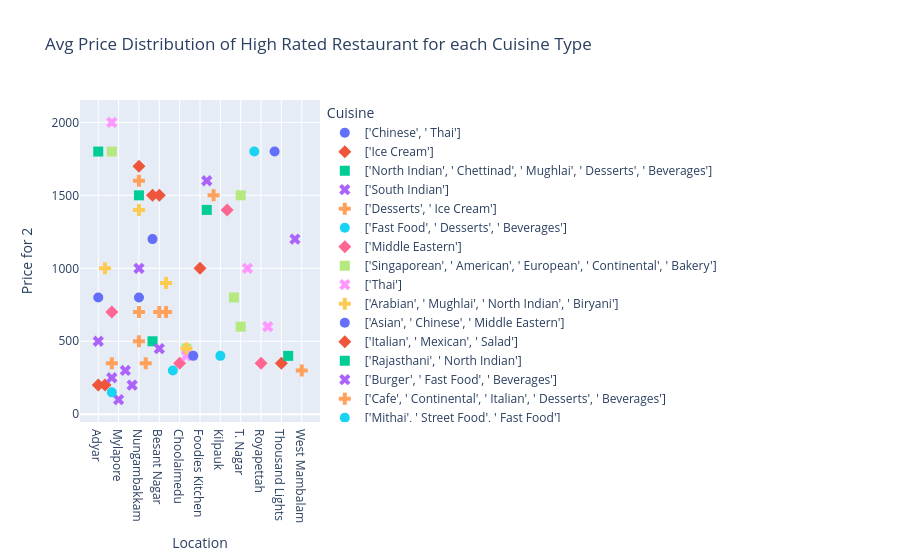

The notebook cell this image was saved under:
### Code cell
fig = px.scatter(
    highest_rated_price_df,
    x="Location",
    y="Price for 2",
    color="Cuisine",
    symbol="Cuisine",
    title='Avg Price Distribution of High Rated Restaurant for each Cuisine Type'
).update_traces(marker_size=10)

fig.show()

### Figure 1 — Plotly figure (JSON) as saved in the notebook; plotly's stock layout.template omitted (floating-point values rounded to 4 significant figures)
{"data": [{"hovertemplate": "Cuisine=['Chinese', ' Thai']<br>Location=%{x}<br>Price for 2=%{y}<extra></extra>", "legendgroup": "['Chinese', ' Thai']", "marker": {"color": "#636efa", "size": 10, "symbol": "circle"}, "mode": "markers", "name": "['Chinese', ' Thai']", "orientation": "v", "showlegend": true, "type": "scatter", "x": ["Adyar"], "xaxis": "x", "y": [800], "yaxis": "y"}, {"hovertemplate": "Cuisine=['Ice Cream']<br>Location=%{x}<br>Price for 2=%{y}<extra></extra>", "legendgroup": "['Ice Cream']", "marker": {"color": "#EF553B", "size": 10, "symbol": "diamond"}, "mode": "markers", "name": "['Ice Cream']", "orientation": "v", "showlegend": true, "type": "scatter", "x": ["Adyar", "Anna Nagar East"], "xaxis": "x", "y": [200, 200], "yaxis": "y"}, {"hovertemplate": "Cuisine=['North Indian', ' Chettinad', ' Mughlai', ' Desserts', ' Beverages']<br>Location=%{x}<br>Price for 2=%{y}<extra></extra>", "legendgroup": "['North Indian', ' Chettinad', ' Mughlai', ' Desserts', ' Beverages']", "marker": {"color": "#00cc96", "size": 10, "symbol": "square"}, "mode": "markers", "name": "['North Indian', ' Chettinad', ' Mughlai', ' Desserts', ' Beverages']", "orientation": "v", "showlegend": true, "type": "scatter", "x": ["Adyar"], "xaxis": "x", "y": [1800], "yaxis": "y"}, {"hovertemplate": "Cuisine=['South Indian']<br>Location=%{x}<br>Price for 2=%{y}<extra></extra>", "legendgroup": "['South Indian']", "marker": {"color": "#ab63fa", "size": 10, "symbol": "x"}, "mode": "markers", "name": "['South Indian']", "orientation": "v", "showlegend": true, "type": "scatter", "x": ["Adyar", "Alwarpet", "Mylapore", "Sathyam Cinemas Complex, Royapettah", "Velachery"], "xaxis": "x", "y": [500, 250, 100, 300, 200], "yaxis": "y"}, {"hovertemplate": "Cuisine=['Desserts', ' Ice Cream']<br>Location=%{x}<br>Price for 2=%{y}<extra></extra>", "legendgroup": "['Desserts', ' Ice Cream']", "marker": {"color": "#FFA15A", "size": 10, "symbol": "cross"}, "mode": "markers", "name": "['Desserts', ' Ice Cream']", "orientation": "v", "showlegend": true, "type": "scatter", "x": ["Alwarpet", "Nungambakkam", "Thuraipakkam"], "xaxis": "x", "y": [350, 500, 350], "yaxis": "y"}, {"hovertemplate": "Cuisine=['Fast Food', ' Desserts', ' Beverages']<br>Location=%{x}<br>Price for 2=%{y}<extra></extra>", "legendgroup": "['Fast Food', ' Desserts', ' Beverages']", "marker": {"color": "#19d3f3", "size": 10, "symbol": "circle"}, "mode": "markers", "name": "['Fast Food', ' Desserts', ' Beverages']", "orientation": "v", "showlegend": true, "type": "scatter", "x": ["Alwarpet"], "xaxis": "x", "y": [150], "yaxis": "y"}, {"hovertemplate": "Cuisine=['Middle Eastern']<br>Location=%{x}<br>Price for 2=%{y}<extra></extra>", "legendgroup": "['Middle Eastern']", "marker": {"color": "#FF6692", "size": 10, "symbol": "diamond"}, "mode": "markers", "name": "['Middle Eastern']", "orientation": "v", "showlegend": true, "type": "scatter", "x": ["Alwarpet"], "xaxis": "x", "y": [700], "yaxis": "y"}, {"hovertemplate": "Cuisine=['Singaporean', ' American', ' European', ' Continental', ' Bakery']<br>Location=%{x}<br>Price for 2=%{y}<extra></extra>", "legendgroup": "['Singaporean', ' American', ' European', ' Continental', ' Bakery']", "marker": {"color": "#B6E880", "size": 10, "symbol": "square"}, "mode": "markers", "name": "['Singaporean', ' American', ' European', ' Continental', ' Bakery']", "orientation": "v", "showlegend": true, "type": "scatter", "x": ["Alwarpet"], "xaxis": "x", "y": [1800], "yaxis": "y"}, {"hovertemplate": "Cuisine=['Thai']<br>Location=%{x}<br>Price for 2=%{y}<extra></extra>", "legendgroup": "['Thai']", "marker": {"color": "#FF97FF", "size": 10, "symbol": "x"}, "mode": "markers", "name": "['Thai']", "orientation": "v", "showlegend": true, "type": "scatter", "x": ["Alwarpet"], "xaxis": "x", "y": [2000], "yaxis": "y"}, {"hovertemplate": "Cuisine=['Arabian', ' Mughlai', ' North Indian', ' Biryani']<br>Location=%{x}<br>Price for 2=%{y}<extra></extra>", "legendgroup": "['Arabian', ' Mughlai', ' North Indian', ' Biryani']", "marker": {"color": "#FECB52", "size": 10, "symbol": "cross"}, "mode": "markers", "name": "['Arabian', ' Mughlai', ' North Indian', ' Biryani']", "orientation": "v", "showlegend": true, "type": "scatter", "x": ["Anna Nagar East"], "xaxis": "x", "y": [1000], "yaxis": "y"}, {"hovertemplate": "Cuisine=['Asian', ' Chinese', ' Middle Eastern']<br>Location=%{x}<br>Price for 2=%{y}<extra></extra>", "legendgroup": "['Asian', ' Chinese', ' Middle Eastern']", "marker": {"color": "#636efa", "size": 10, "symbol": "circle"}, "mode": "markers", "name": "['Asian', ' Chinese', ' Middle Eastern']", "orientation": "v", "showlegend": true, "type": "scatter", "x": ["Anna Nagar West"], "xaxis": "x", "y": [1200], "yaxis": "y"}, {"hovertemplate": "Cuisine=['Italian', ' Mexican', ' Salad']<br>Location=%{x}<br>Price for 2=%{y}<extra></extra>", "legendgroup": "['Italian', ' Mexican', ' Salad']", "marker": {"color": "#EF553B", "size": 10, "symbol": "diamond"}, "mode": "markers", "name": "['Italian', ' Mexican', ' Salad']", "orientation": "v", "showlegend": true, "type": "scatter", "x": ["Anna Nagar West", "Besant Nagar"], "xaxis": "x", "y": [1500, 1500], "yaxis": "y"}, {"hovertemplate": "Cuisine=['Rajasthani', ' North Indian']<br>Location=%{x}<br>Price for 2=%{y}<extra></extra>", "legendgroup": "['Rajasthani', ' North Indian']", "marker": {"color": "#00cc96", "size": 10, "symbol": "square"}, "mode": "markers", "name": "['Rajasthani', ' North Indian']", "orientation": "v", "showlegend": true, "type": "scatter", "x": ["Anna Nagar West"], "xaxis": "x", "y": [500], "yaxis": "y"}, {"hovertemplate": "Cuisine=['Burger', ' Fast Food', ' Beverages']<br>Location=%{x}<br>Price for 2=%{y}<extra></extra>", "legendgroup": "['Burger', ' Fast Food', ' Beverages']", "marker": {"color": "#ab63fa", "size": 10, "symbol": "x"}, "mode": "markers", "name": "['Burger', ' Fast Food', ' Beverages']", "orientation": "v", "showlegend": true, "type": "scatter", "x": ["Besant Nagar"], "xaxis": "x", "y": [450], "yaxis": "y"}, {"hovertemplate": "Cuisine=['Cafe', ' Continental', ' Italian', ' Desserts', ' Beverages']<br>Location=%{x}<br>Price for 2=%{y}<extra></extra>", "legendgroup": "['Cafe', ' Continental', ' Italian', ' Desserts', ' Beverages']", "marker": {"color": "#FFA15A", "size": 10, "symbol": "cross"}, "mode": "markers", "name": "['Cafe', ' Continental', ' Italian', ' Desserts', ' Beverages']", "orientation": "v", "showlegend": true, "type": "scatter", "x": ["Besant Nagar", "Nungambakkam", "Teynampet"], "xaxis": "x", "y": [700, 700, 700], "yaxis": "y"}, {"hovertemplate": "Cuisine=['Mithai', ' Street Food', ' Fast Food']<br>Location=%{x}<br>Price for 2=%{y}<extra></extra>", "legendgroup": "['Mithai', ' Street Food', ' Fast Food']", "marker": {"color": "#19d3f3", "size": 10, "symbol": "circle"}, "mode": "markers", "name": "['Mithai', ' Street Food', ' Fast Food']", "orientation": "v", "showlegend": true, "type": "scatter", "x": ["Chetpet"], "xaxis": "x", "y": [300], "yaxis": "y"}, {"hovertemplate": "Cuisine=['Momos', ' Chinese']<br>Location=%{x}<br>Price for 2=%{y}<extra></extra>", "legendgroup": "['Momos', ' Chinese']", "marker": {"color": "#FF6692", "size": 10, "symbol": "diamond"}, "mode": "markers", "name": "['Momos', ' Chinese']", "orientation": "v", "showlegend": true, "type": "scatter", "x": ["Choolaimedu"], "xaxis": "x", "y": [350], "yaxis": "y"}, {"hovertemplate": "Cuisine=['Chinese', ' Konkan', ' Momos']<br>Location=%{x}<br>Price for 2=%{y}<extra></extra>", "legendgroup": "['Chinese', ' Konkan', ' Momos']", "marker": {"color": "#B6E880", "size": 10, "symbol": "square"}, "mode": "markers", "name": "['Chinese', ' Konkan', ' Momos']", "orientation": "v", "showlegend": true, "type": "scatter", "x": ["Egmore"], "xaxis": "x", "y": [450], "yaxis": "y"}, {"hovertemplate": "Cuisine=['Ice Cream', ' Desserts']<br>Location=%{x}<br>Price for 2=%{y}<extra></extra>", "legendgroup": "['Ice Cream', ' Desserts']", "marker": {"color": "#FF97FF", "size": 10, "symbol": "x"}, "mode": "markers", "name": "['Ice Cream', ' Desserts']", "orientation": "v", "showlegend": true, "type": "scatter", "x": ["Egmore"], "xaxis": "x", "y": [400], "yaxis": "y"}, {"hovertemplate": "Cuisine=['Kebab', ' Rolls', ' Mughlai']<br>Location=%{x}<br>Price for 2=%{y}<extra></extra>", "legendgroup": "['Kebab', ' Rolls', ' Mughlai']", "marker": {"color": "#FECB52", "size": 10, "symbol": "cross"}, "mode": "markers", "name": "['Kebab', ' Rolls', ' Mughlai']", "orientation": "v", "showlegend": true, "type": "scatter", "x": ["Egmore"], "xaxis": "x", "y": [450], "yaxis": "y"}, {"hovertemplate": "Cuisine=['Desserts', ' Beverages']<br>Location=%{x}<br>Price for 2=%{y}<extra></extra>", "legendgroup": "['Desserts', ' Beverages']", "marker": {"color": "#636efa", "size": 10, "symbol": "circle"}, "mode": "markers", "name": "['Desserts', ' Beverages']", "orientation": "v", "showlegend": true, "type": "scatter", "x": ["Express Avenue Mall,Royapettah"], "xaxis": "x", "y": [400], "yaxis": "y"}, {"hovertemplate": "Cuisine=['Thai', ' Asian']<br>Location=%{x}<br>Price for 2=%{y}<extra></extra>", "legendgroup": "['Thai', ' Asian']", "marker": {"color": "#EF553B", "size": 10, "symbol": "diamond"}, "mode": "markers", "name": "['Thai', ' Asian']", "orientation": "v", "showlegend": true, "type": "scatter", "x": ["Foodies Kitchen"], "xaxis": "x", "y": [1000], "yaxis": "y"}, {"hovertemplate": "Cuisine=['Asian', ' Chinese', ' Beverages']<br>Location=%{x}<br>Price for 2=%{y}<extra></extra>", "legendgroup": "['Asian', ' Chinese', ' Beverages']", "marker": {"color": "#00cc96", "size": 10, "symbol": "square"}, "mode": "markers", "name": "['Asian', ' Chinese', ' Beverages']", "orientation": "v", "showlegend": true, "type": "scatter", "x": ["Gopalapuram"], "xaxis": "x", "y": [1400], "yaxis": "y"}, {"hovertemplate": "Cuisine=['Finger Food', ' Seafood', ' Italian', ' Continental']<br>Location=%{x}<br>Price for 2=%{y}<extra></extra>", "legendgroup": "['Finger Food', ' Seafood', ' Italian', ' Continental']", "marker": {"color": "#ab63fa", "size": 10, "symbol": "x"}, "mode": "markers", "name": "['Finger Food', ' Seafood', ' Italian', ' Continental']", "orientation": "v", "showlegend": true, "type": "scatter", "x": ["Gopalapuram"], "xaxis": "x", "y": [1600], "yaxis": "y"}, {"hovertemplate": "Cuisine=['Italian', ' Continental', ' Burger', ' Sandwich', ' Wraps', ' Kerala', ' North Indian', ' South Indian']<br>Location=%{x}<br>Price for 2=%{y}<extra></extra>", "legendgroup": "['Italian', ' Continental', ' Burger', ' Sandwich', ' Wraps', ' Kerala', ' North Indian', ' South Indian']", "marker": {"color": "#FFA15A", "size": 10, "symbol": "cross"}, "mode": "markers", "name": "['Italian', ' Continental', ' Burger', ' Sandwich', ' Wraps', ' Kerala', ' North Indian', ' South Indian']", "orientation": "v", "showlegend": true, "type": "scatter", "x": ["Kanathur"], "xaxis": "x", "y": [1500], "yaxis": "y"}, {"hovertemplate": "Cuisine=['Fast Food']<br>Location=%{x}<br>Price for 2=%{y}<extra></extra>", "legendgroup": "['Fast Food']", "marker": {"color": "#19d3f3", "size": 10, "symbol": "circle"}, "mode": "markers", "name": "['Fast Food']", "orientation": "v", "showlegend": true, "type": "scatter", "x": ["Kilpauk"], "xaxis": "x", "y": [400], "yaxis": "y"}, {"hovertemplate": "Cuisine=['Burmese', ' Thai', ' Vietnamese', ' Indonesian', ' Singaporean', ' Japanese', ' Malaysian']<br>Location=%{x}<br>Price for 2=%{y}<extra></extra>", "legendgroup": "['Burmese', ' Thai', ' Vietnamese', ' Indonesian', ' Singaporean', ' Japanese', ' Malaysian']", "marker": {"color": "#FF6692", "size": 10, "symbol": "diamond"}, "mode": "markers", "name": "['Burmese', ' Thai', ' Vietnamese', ' Indonesian', ' Singaporean', ' Japanese', ' Malaysian']", "orientation": "v", "showlegend": true, "type": "scatter", "x": ["Kotturpuram"], "xaxis": "x", "y": [1400], "yaxis": "y"}, {"hovertemplate": "Cuisine=['North Indian']<br>Location=%{x}<br>Price for 2=%{y}<extra></extra>", "legendgroup": "['North Indian']", "marker": {"color": "#B6E880", "size": 10, "symbol": "square"}, "mode": "markers", "name": "['North Indian']", "orientation": "v", "showlegend": true, "type": "scatter", "x": ["Mayajaal Multiplex, Kanathur", "T. Nagar"], "xaxis": "x", "y": [800, 600], "yaxis": "y"}, {"hovertemplate": "Cuisine=['North Indian', ' Chinese', ' Arabian', ' BBQ', ' Biryani', ' Beverages']<br>Location=%{x}<br>Price for 2=%{y}<extra></extra>", "legendgroup": "['North Indian', ' Chinese', ' Arabian', ' BBQ', ' Biryani', ' Beverages']", "marker": {"color": "#FF97FF", "size": 10, "symbol": "x"}, "mode": "markers", "name": "['North Indian', ' Chinese', ' Arabian', ' BBQ', ' Biryani', ' Beverages']", "orientation": "v", "showlegend": true, "type": "scatter", "x": ["Medavakkam"], "xaxis": "x", "y": [1000], "yaxis": "y"}, {"hovertemplate": "Cuisine=['Cafe', ' Continental', ' Italian', ' Desserts']<br>Location=%{x}<br>Price for 2=%{y}<extra></extra>", "legendgroup": "['Cafe', ' Continental', ' Italian', ' Desserts']", "marker": {"color": "#FECB52", "size": 10, "symbol": "cross"}, "mode": "markers", "name": "['Cafe', ' Continental', ' Italian', ' Desserts']", "orientation": "v", "showlegend": true, "type": "scatter", "x": ["Nungambakkam"], "xaxis": "x", "y": [1400], "yaxis": "y"}, {"hovertemplate": "Cuisine=['Ice Cream', ' Desserts', ' Beverages']<br>Location=%{x}<br>Price for 2=%{y}<extra></extra>", "legendgroup": "['Ice Cream', ' Desserts', ' Beverages']", "marker": {"color": "#636efa", "size": 10, "symbol": "circle"}, "mode": "markers", "name": "['Ice Cream', ' Desserts', ' Beverages']", "orientation": "v", "showlegend": true, "type": "scatter", "x": ["Nungambakkam"], "xaxis": "x", "y": [800], "yaxis": "y"}, {"hovertemplate": "Cuisine=['North Indian', ' Desserts', ' Beverages']<br>Location=%{x}<br>Price for 2=%{y}<extra></extra>", "legendgroup": "['North Indian', ' Desserts', ' Beverages']", "marker": {"color": "#EF553B", "size": 10, "symbol": "diamond"}, "mode": "markers", "name": "['North Indian', ' Desserts', ' Beverages']", "orientation": "v", "showlegend": true, "type": "scatter", "x": ["Nungambakkam"], "xaxis": "x", "y": [1700], "yaxis": "y"}, {"hovertemplate": "Cuisine=['North Indian', ' Maharashtrian', ' Modern Indian', ' Beverages']<br>Location=%{x}<br>Price for 2=%{y}<extra></extra>", "legendgroup": "['North Indian', ' Maharashtrian', ' Modern Indian', ' Beverages']", "marker": {"color": "#00cc96", "size": 10, "symbol": "square"}, "mode": "markers", "name": "['North Indian', ' Maharashtrian', ' Modern Indian', ' Beverages']", "orientation": "v", "showlegend": true, "type": "scatter", "x": ["Nungambakkam"], "xaxis": "x", "y": [1500], "yaxis": "y"}, {"hovertemplate": "Cuisine=['North Indian', ' South Indian', ' Chinese', ' Asian', ' Fast Food', ' Desserts', ' Beverages']<br>Location=%{x}<br>Price for 2=%{y}<extra></extra>", "legendgroup": "['North Indian', ' South Indian', ' Chinese', ' Asian', ' Fast Food', ' Desserts', ' Beverages']", "marker": {"color": "#ab63fa", "size": 10, "symbol": "x"}, "mode": "markers", "name": "['North Indian', ' South Indian', ' Chinese', ' Asian', ' Fast Food', ' Desserts', ' Beverages']", "orientation": "v", "showlegend": true, "type": "scatter", "x": ["Nungambakkam"], "xaxis": "x", "y": [1000], "yaxis": "y"}, {"hovertemplate": "Cuisine=['Seafood', ' North Indian', ' Chinese']<br>Location=%{x}<br>Price for 2=%{y}<extra></extra>", "legendgroup": "['Seafood', ' North Indian', ' Chinese']", "marker": {"color": "#FFA15A", "size": 10, "symbol": "cross"}, "mode": "markers", "name": "['Seafood', ' North Indian', ' Chinese']", "orientation": "v", "showlegend": true, "type": "scatter", "x": ["Nungambakkam"], "xaxis": "x", "y": [1600], "yaxis": "y"}, {"hovertemplate": "Cuisine=['Chinese', ' Asian', ' Sushi', ' Japanese', ' Thai']<br>Location=%{x}<br>Price for 2=%{y}<extra></extra>", "legendgroup": "['Chinese', ' Asian', ' Sushi', ' Japanese', ' Thai']", "marker": {"color": "#19d3f3", "size": 10, "symbol": "circle"}, "mode": "markers", "name": "['Chinese', ' Asian', ' Sushi', ' Japanese', ' Thai']", "orientation": "v", "showlegend": true, "type": "scatter", "x": ["Phoenix Market City, Velachery"], "xaxis": "x", "y": [1800], "yaxis": "y"}, {"hovertemplate": "Cuisine=['Bakery', ' Desserts', ' Beverages']<br>Location=%{x}<br>Price for 2=%{y}<extra></extra>", "legendgroup": "['Bakery', ' Desserts', ' Beverages']", "marker": {"color": "#FF6692", "size": 10, "symbol": "diamond"}, "mode": "markers", "name": "['Bakery', ' Desserts', ' Beverages']", "orientation": "v", "showlegend": true, "type": "scatter", "x": ["Royapettah"], "xaxis": "x", "y": [350], "yaxis": "y"}, {"hovertemplate": "Cuisine=['Fast Food', ' Italian', ' Salad']<br>Location=%{x}<br>Price for 2=%{y}<extra></extra>", "legendgroup": "['Fast Food', ' Italian', ' Salad']", "marker": {"color": "#B6E880", "size": 10, "symbol": "square"}, "mode": "markers", "name": "['Fast Food', ' Italian', ' Salad']", "orientation": "v", "showlegend": true, "type": "scatter", "x": ["T. Nagar"], "xaxis": "x", "y": [1500], "yaxis": "y"}, {"hovertemplate": "Cuisine=['Cafe', ' American']<br>Location=%{x}<br>Price for 2=%{y}<extra></extra>", "legendgroup": "['Cafe', ' American']", "marker": {"color": "#FF97FF", "size": 10, "symbol": "x"}, "mode": "markers", "name": "['Cafe', ' American']", "orientation": "v", "showlegend": true, "type": "scatter", "x": ["Taramani"], "xaxis": "x", "y": [600], "yaxis": "y"}, {"hovertemplate": "Cuisine=['Cafe', ' American', ' Fast Food']<br>Location=%{x}<br>Price for 2=%{y}<extra></extra>", "legendgroup": "['Cafe', ' American', ' Fast Food']", "marker": {"color": "#FECB52", "size": 10, "symbol": "cross"}, "mode": "markers", "name": "['Cafe', ' American', ' Fast Food']", "orientation": "v", "showlegend": true, "type": "scatter", "x": ["Teynampet"], "xaxis": "x", "y": [900], "yaxis": "y"}, {"hovertemplate": "Cuisine=['Momos', ' Asian', ' Chinese', ' Sushi']<br>Location=%{x}<br>Price for 2=%{y}<extra></extra>", "legendgroup": "['Momos', ' Asian', ' Chinese', ' Sushi']", "marker": {"color": "#636efa", "size": 10, "symbol": "circle"}, "mode": "markers", "name": "['Momos', ' Asian', ' Chinese', ' Sushi']", "orientation": "v", "showlegend": true, "type": "scatter", "x": ["The Spring Hotel, Nungambakkam"], "xaxis": "x", "y": [1800], "yaxis": "y"}, {"hovertemplate": "Cuisine=['Beverages', ' Fast Food', ' Healthy Food', ' Juices']<br>Location=%{x}<br>Price for 2=%{y}<extra></extra>", "legendgroup": "['Beverages', ' Fast Food', ' Healthy Food', ' Juices']", "marker": {"color": "#EF553B", "size": 10, "symbol": "diamond"}, "mode": "markers", "name": "['Beverages', ' Fast Food', ' Healthy Food', ' Juices']", "orientation": "v", "showlegend": true, "type": "scatter", "x": ["Thousand Lights"], "xaxis": "x", "y": [350], "yaxis": "y"}, {"hovertemplate": "Cuisine=['South Indian', ' Chinese', ' Street Food', ' Beverages']<br>Location=%{x}<br>Price for 2=%{y}<extra></extra>", "legendgroup": "['South Indian', ' Chinese', ' Street Food', ' Beverages']", "marker": {"color": "#00cc96", "size": 10, "symbol": "square"}, "mode": "markers", "name": "['South Indian', ' Chinese', ' Street Food', ' Beverages']", "orientation": "v", "showlegend": true, "type": "scatter", "x": ["Triplicane"], "xaxis": "x", "y": [400], "yaxis": "y"}, {"hovertemplate": "Cuisine=['Japanese']<br>Location=%{x}<br>Price for 2=%{y}<extra></extra>", "legendgroup": "['Japanese']", "marker": {"color": "#ab63fa", "size": 10, "symbol": "x"}, "mode": "markers", "name": "['Japanese']", "orientation": "v", "showlegend": true, "type": "scatter", "x": ["Vadapalani"], "xaxis": "x", "y": [1200], "yaxis": "y"}, {"hovertemplate": "Cuisine=['Sandwich', ' Fast Food', ' Beverages']<br>Location=%{x}<br>Price for 2=%{y}<extra></extra>", "legendgroup": "['Sandwich', ' Fast Food', ' Beverages']", "marker": {"color": "#FFA15A", "size": 10, "symbol": "cross"}, "mode": "markers", "name": "['Sandwich', ' Fast Food', ' Beverages']", "orientation": "v", "showlegend": true, "type": "scatter", "x": ["West Mambalam"], "xaxis": "x", "y": [300], "yaxis": "y"}], "layout": {"legend": {"title": {"text": "Cuisine"}, "tracegroupgap": 0}, "title": {"text": "Avg Price Distribution of High Rated Restaurant for each Cuisine Type"}, "xaxis": {"anchor": "y", "domain": [0, 1], "title": {"text": "Location"}}, "yaxis": {"anchor": "x", "domain": [0, 1], "title": {"text": "Price for 2"}}}}
